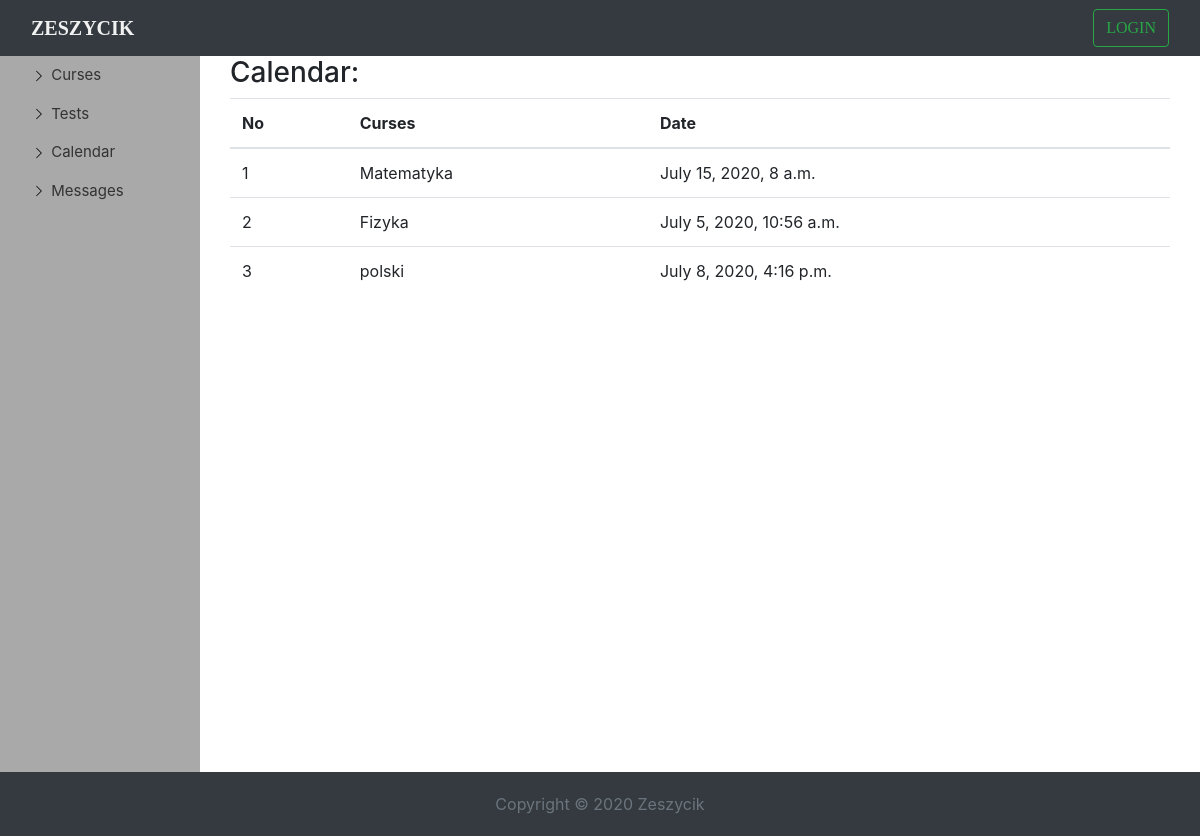
/calendar, run on the app's committed database.
### school/models.py (models this page shows, shortened)
class Lesson(models.Model):
    name = models.CharField(max_length=150, unique=True, blank=False)
    description = models.TextField()
    teacher = models.ForeignKey(SchoolUser, on_delete=models.SET_NULL, null=True, blank=True, related_name='teacher')
    date = models.DateTimeField(default=timezone.now)
    data = models.FileField(blank=True, null=True)
    students = models.ManyToManyField(SchoolUser, null=True, blank=True, related_name='students')

### school/views.py (the view)
# urls.py: path('calendar', CalendarView.as_view(), name='calendar'),
class CalendarView(ListView):
    template_name = 'calendar.html'
    model = Lesson
    context_object_name = 'lessons'

### school/templates/calendar.html (shortened to what this page needs)
{% extends 'dashboard2.html' %}
{% load static %}
{% block title %}
    <div class="container-fluid" id="dashborad-container">
    <h3>Calendar:</h3>
    <div class=" table table-responsive-md">
      <table class="table">
          <thead>
            <th scope="col">No</th>
            <th scope="col">Curses</th>
            <th scope="col">Date</th>
          </thead>
          <tbody>
            {% for lessons in lessons %}
                <tr >
                    <td>{{ lessons.pk }}</td>
                     <td>{{ lessons.name }}</td>
                    <td>{{ lessons.date }}</td>
                </tr>
            {% endfor %}
          </tbody>
      </table>
    </div>
    </div>
{% endblock title %}

### static/css/index.css (style rules this page uses)
body { margin-top: 70px; background-attachment: fixed; background-size: 100%; font-size: 16px; }

### static/css/dashboard.css (style rules this page uses)
#dashborad-container { display: flex; flex-direction: column; }

### data on the page
Lesson: pk "1", name "Matematyka", date "July 15, 2020, 8 a.m."
Lesson: pk "2", name "Fizyka", date "July 5, 2020, 10:56 a.m."
Lesson: pk "3", name "polski", date "July 8, 2020, 4:16 p.m."
